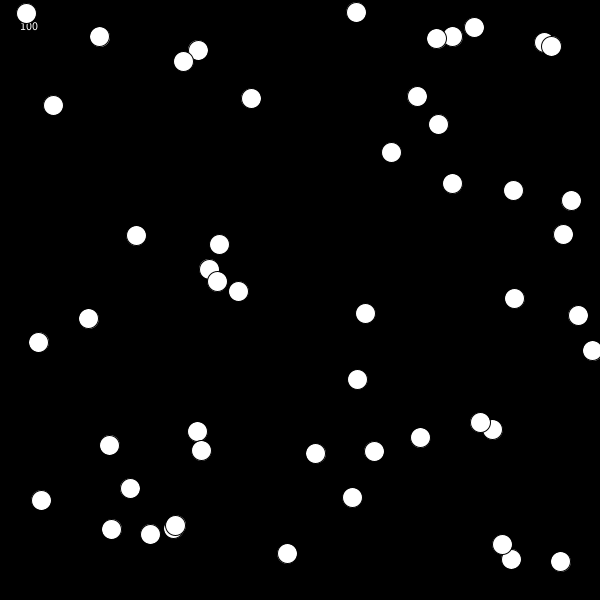
Frame 1 (no input)
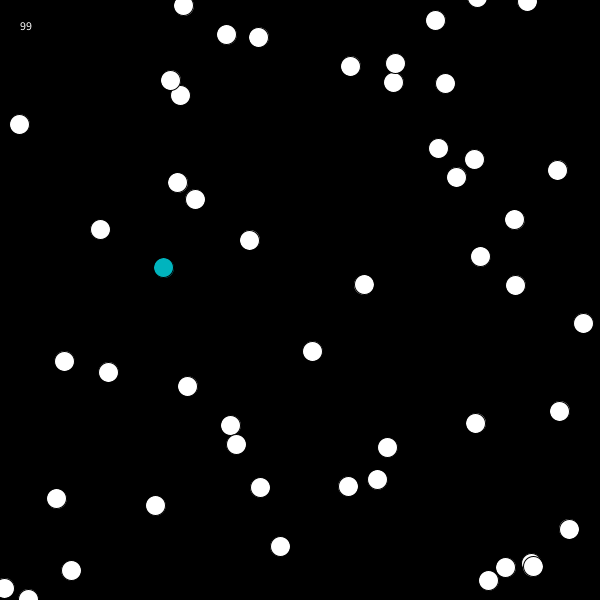
Frame 60 (the mouse pressed at the canvas centre just before this capture)
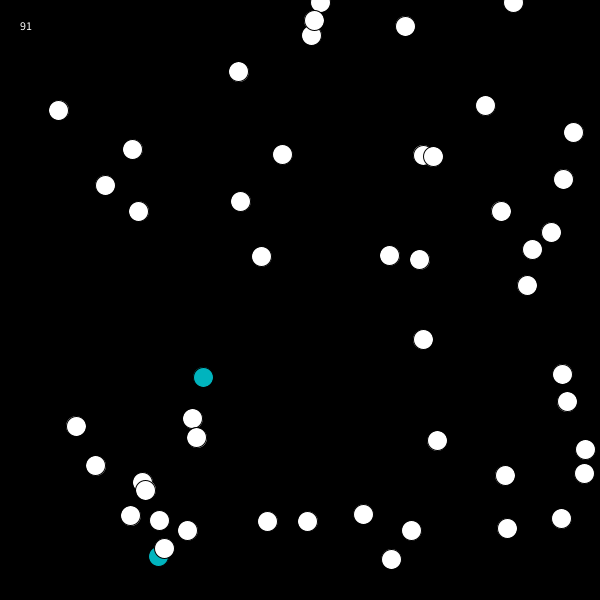
Frame 120 (the mouse held since frame 60 and released just before this capture)

The Processing sketch that drew these frames (run headless with seeded random() and noise(); from frame 60 on, the mouse is pressed at the canvas centre):

// Processing sketch: shycircles
// ── shycircles.pde
Bubbles bubble[] = new Bubbles[50];
int lives = 100;
void setup() {
  for(int i = 0; i < bubble.length; i++) {
    bubble[i] = new Bubbles(int(random(width)), int(random(height)));
    
  }
 // bubble[0] = new Bubbles();
  size(600, 600);
}

void draw() {
  background(0);
  text(lives, 20, 30);
  if (lives > 0) {
  for (int i = 0; i < bubble.length; i++) {
    bubble[i].update();
   bubble[i].display(); 
   bubble[i].mouseOver(mouseX, mouseY);
   for (int j = 0; j < bubble.length; j++) {
     if (i != j) {
     bubble[i].collision(bubble[j]);
     }
   }
  }
  }
  else if(lives <= 0) { text("GAME OVER", width/2-10, height/2); }
  
  
  
  
}
// ── Bubbles.pde
class Bubbles {
  float x;
  float y;
  float xChange;
  float yChange;
  color c = color(255);
  
  Bubbles(int r1, int r2) {
    x = r1;
    y = r2;
    xChange = random(-5, 5);
    yChange = random(-5, 5);
    
    
  }
  void display() {
    ellipse(x, y, 20, 20);
  }
boolean bounce = true;
  void update() {
    fill(c);
    x += xChange;
    y += yChange;
    if(x <= 0 || y <= 0 || x >= width || y >= height && bounce == true) {
      xChange *= -1;
      yChange *= -1;
      bounce = false;
    }
      bounce = true;
    
  }
  void collision(Bubbles bub) {
    if(dist(x, y, bub.x, bub.y) < 25 && bounce == true) {
      bub.xChange*=-1;
      xChange*=-1;
      bounce = false;
    }
    bounce = true;
  }
  void mouseOver(float r, float r2) {
    if (dist(x, y, r, r2) < 20) {
     c = color(0, 180, 190);
     lives -= 1;
    }
    
  }
  
  
  
  
  
}
